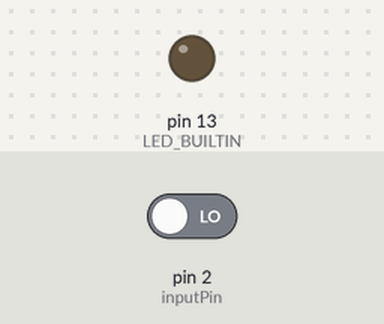
Recording of a sketch running on a simulated Arduino Uno, built with avr-gcc and run on an emulated ATmega328P. On the bench: output pins drawn as LEDs (lit = HIGH). The test bench sets the inputs (shaded band); at power-on: pin 2 (inputPin) LOW.

Above: at 1.2 s.
1.3 s: pin 2 (inputPin) driven HIGH
At 2.4 s:
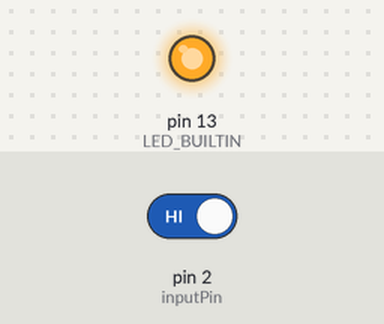
Timing chart, 0 to 4.3 s (numbered marks = the images above; inputs shaded):
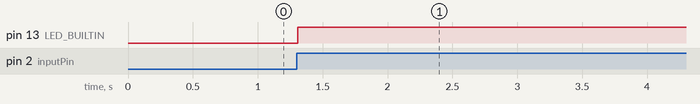

Measured:
- after the input at 1.3 s, pin 13 (LED_BUILTIN): LOW → HIGH at once

The sketch:

sketch_Switch_debounce1.ino
```cpp
const int inputPin =2;
const int debounceDelay = 10;
bool last_button_state = LOW;
int ledState = LOW;

bool debounce(int pin){
    bool state;
    bool previousState;

    previousState = digitalRead(pin);
    for(int counter=0; counter< debounceDelay; counter++){
        delay(1);
        state = digitalRead(pin);
        if(state != previousState){
            counter =0;
            previousState = state;
        }
    }
}
void setup(){

pinMode(inputPin,INPUT);
pinMode(LED_BUILTIN,OUTPUT);

}

void loop(){

    bool button_state = debounce(inputPin);

    if (last_button_state != button_state && button_state == HIGH){
        ledState = !ledState;
        digitalWrite(LED_BUILTIN,ledState);
    }
    last_button_state = button_state;
}
```
